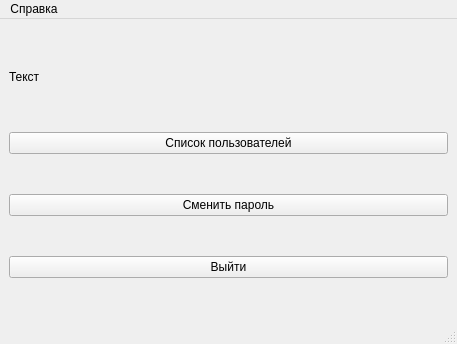
<?xml version="1.0" encoding="UTF-8"?>
<ui version="4.0">
 <class>LoggedWindow</class>
 <widget class="QMainWindow" name="LoggedWindow">
  <property name="geometry">
   <rect>
    <x>0</x>
    <y>0</y>
    <width>457</width>
    <height>344</height>
   </rect>
  </property>
  <property name="windowTitle">
   <string>MainWindow</string>
  </property>
  <widget class="QWidget" name="centralwidget">
   <layout class="QVBoxLayout" name="verticalLayout">
    <item>
     <widget class="QLabel" name="greetingText">
      <property name="maximumSize">
       <size>
        <width>16777215</width>
        <height>30</height>
       </size>
      </property>
      <property name="text">
       <string>Текст</string>
      </property>
     </widget>
    </item>
    <item>
     <widget class="QPushButton" name="userListButton">
      <property name="text">
       <string>Список пользователей</string>
      </property>
     </widget>
    </item>
    <item>
     <widget class="QPushButton" name="changePasswordButton">
      <property name="text">
       <string>Сменить пароль</string>
      </property>
     </widget>
    </item>
    <item>
     <widget class="QPushButton" name="exitButton">
      <property name="text">
       <string>Выйти</string>
      </property>
     </widget>
    </item>
   </layout>
  </widget>
  <widget class="QMenuBar" name="menubar">
   <property name="geometry">
    <rect>
     <x>0</x>
     <y>0</y>
     <width>457</width>
     <height>21</height>
    </rect>
   </property>
   <widget class="QMenu" name="menu">
    <property name="title">
     <string>Справка</string>
    </property>
    <addaction name="infoAction"/>
   </widget>
   <addaction name="menu"/>
  </widget>
  <widget class="QStatusBar" name="statusbar"/>
  <action name="infoAction">
   <property name="text">
    <string>О программе</string>
   </property>
  </action>
 </widget>
 <resources/>
 <connections/>
</ui>
